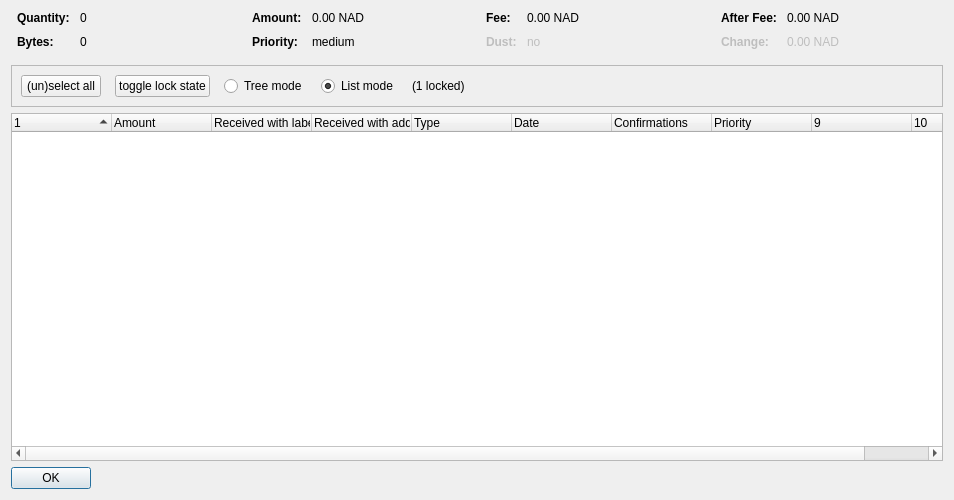
<?xml version="1.0" encoding="UTF-8"?>
<ui version="4.0">
 <class>CoinControlDialog</class>
 <widget class="QDialog" name="CoinControlDialog">
  <property name="geometry">
   <rect>
    <x>0</x>
    <y>0</y>
    <width>954</width>
    <height>500</height>
   </rect>
  </property>
  <property name="windowTitle">
   <string>Coin Selection</string>
  </property>
  <layout class="QVBoxLayout" name="verticalLayout">
   <item>
    <layout class="QHBoxLayout" name="horizontalLayoutTop" stretch="0,0,0,0">
     <property name="topMargin">
      <number>0</number>
     </property>
     <property name="bottomMargin">
      <number>10</number>
     </property>
     <item>
      <layout class="QFormLayout" name="formLayoutCoinControl1">
       <property name="horizontalSpacing">
        <number>10</number>
       </property>
       <property name="verticalSpacing">
        <number>10</number>
       </property>
       <property name="leftMargin">
        <number>6</number>
       </property>
       <property name="rightMargin">
        <number>6</number>
       </property>
       <item row="0" column="0">
        <widget class="QLabel" name="labelCoinControlQuantityText">
         <property name="font">
          <font>
           <weight>75</weight>
           <bold>true</bold>
          </font>
         </property>
         <property name="text">
          <string>Quantity:</string>
         </property>
        </widget>
       </item>
       <item row="0" column="1">
        <widget class="QLabel" name="labelCoinControlQuantity">
         <property name="cursor">
          <cursorShape>IBeamCursor</cursorShape>
         </property>
         <property name="contextMenuPolicy">
          <enum>Qt::ActionsContextMenu</enum>
         </property>
         <property name="text">
          <string notr="true">0</string>
         </property>
         <property name="textInteractionFlags">
          <set>Qt::LinksAccessibleByMouse|Qt::TextSelectableByKeyboard|Qt::TextSelectableByMouse</set>
         </property>
        </widget>
       </item>
       <item row="1" column="0">
        <widget class="QLabel" name="labelCoinControlBytesText">
         <property name="font">
          <font>
           <weight>75</weight>
           <bold>true</bold>
          </font>
         </property>
         <property name="text">
          <string>Bytes:</string>
         </property>
        </widget>
       </item>
       <item row="1" column="1">
        <widget class="QLabel" name="labelCoinControlBytes">
         <property name="cursor">
          <cursorShape>IBeamCursor</cursorShape>
         </property>
         <property name="contextMenuPolicy">
          <enum>Qt::ActionsContextMenu</enum>
         </property>
         <property name="text">
          <string notr="true">0</string>
         </property>
         <property name="textInteractionFlags">
          <set>Qt::LinksAccessibleByMouse|Qt::TextSelectableByKeyboard|Qt::TextSelectableByMouse</set>
         </property>
        </widget>
       </item>
      </layout>
     </item>
     <item>
      <layout class="QFormLayout" name="formLayoutCoinControl2">
       <property name="horizontalSpacing">
        <number>10</number>
       </property>
       <property name="verticalSpacing">
        <number>10</number>
       </property>
       <property name="leftMargin">
        <number>6</number>
       </property>
       <property name="rightMargin">
        <number>6</number>
       </property>
       <item row="0" column="0">
        <widget class="QLabel" name="labelCoinControlAmountText">
         <property name="font">
          <font>
           <weight>75</weight>
           <bold>true</bold>
          </font>
         </property>
         <property name="text">
          <string>Amount:</string>
         </property>
        </widget>
       </item>
       <item row="0" column="1">
        <widget class="QLabel" name="labelCoinControlAmount">
         <property name="cursor">
          <cursorShape>IBeamCursor</cursorShape>
         </property>
         <property name="contextMenuPolicy">
          <enum>Qt::ActionsContextMenu</enum>
         </property>
         <property name="text">
          <string notr="true">0.00 NAD</string>
         </property>
         <property name="textInteractionFlags">
          <set>Qt::LinksAccessibleByMouse|Qt::TextSelectableByKeyboard|Qt::TextSelectableByMouse</set>
         </property>
        </widget>
       </item>
       <item row="1" column="0">
        <widget class="QLabel" name="labelCoinControlPriorityText">
         <property name="font">
          <font>
           <weight>75</weight>
           <bold>true</bold>
          </font>
         </property>
         <property name="text">
          <string>Priority:</string>
         </property>
        </widget>
       </item>
       <item row="1" column="1">
        <widget class="QLabel" name="labelCoinControlPriority">
         <property name="cursor">
          <cursorShape>IBeamCursor</cursorShape>
         </property>
         <property name="contextMenuPolicy">
          <enum>Qt::ActionsContextMenu</enum>
         </property>
         <property name="text">
          <string>medium</string>
         </property>
         <property name="textInteractionFlags">
          <set>Qt::LinksAccessibleByMouse|Qt::TextSelectableByKeyboard|Qt::TextSelectableByMouse</set>
         </property>
        </widget>
       </item>
      </layout>
     </item>
     <item>
      <layout class="QFormLayout" name="formLayoutCoinControl3">
       <property name="horizontalSpacing">
        <number>10</number>
       </property>
       <property name="verticalSpacing">
        <number>10</number>
       </property>
       <property name="leftMargin">
        <number>6</number>
       </property>
       <property name="rightMargin">
        <number>6</number>
       </property>
       <item row="0" column="0">
        <widget class="QLabel" name="labelCoinControlFeeText">
         <property name="font">
          <font>
           <weight>75</weight>
           <bold>true</bold>
          </font>
         </property>
         <property name="text">
          <string>Fee:</string>
         </property>
        </widget>
       </item>
       <item row="0" column="1">
        <widget class="QLabel" name="labelCoinControlFee">
         <property name="cursor">
          <cursorShape>IBeamCursor</cursorShape>
         </property>
         <property name="contextMenuPolicy">
          <enum>Qt::ActionsContextMenu</enum>
         </property>
         <property name="text">
          <string notr="true">0.00 NAD</string>
         </property>
         <property name="textInteractionFlags">
          <set>Qt::LinksAccessibleByMouse|Qt::TextSelectableByKeyboard|Qt::TextSelectableByMouse</set>
         </property>
        </widget>
       </item>
       <item row="1" column="0">
        <widget class="QLabel" name="labelCoinControlLowOutputText">
         <property name="enabled">
          <bool>false</bool>
         </property>
         <property name="font">
          <font>
           <weight>75</weight>
           <bold>true</bold>
          </font>
         </property>
         <property name="text">
          <string>Dust:</string>
         </property>
        </widget>
       </item>
       <item row="1" column="1">
        <widget class="QLabel" name="labelCoinControlLowOutput">
         <property name="enabled">
          <bool>false</bool>
         </property>
         <property name="cursor">
          <cursorShape>IBeamCursor</cursorShape>
         </property>
         <property name="contextMenuPolicy">
          <enum>Qt::ActionsContextMenu</enum>
         </property>
         <property name="text">
          <string>no</string>
         </property>
         <property name="textInteractionFlags">
          <set>Qt::LinksAccessibleByMouse|Qt::TextSelectableByKeyboard|Qt::TextSelectableByMouse</set>
         </property>
        </widget>
       </item>
      </layout>
     </item>
     <item>
      <layout class="QFormLayout" name="formLayoutCoinControl4">
       <property name="horizontalSpacing">
        <number>10</number>
       </property>
       <property name="verticalSpacing">
        <number>10</number>
       </property>
       <property name="leftMargin">
        <number>6</number>
       </property>
       <property name="rightMargin">
        <number>6</number>
       </property>
       <item row="0" column="0">
        <widget class="QLabel" name="labelCoinControlAfterFeeText">
         <property name="font">
          <font>
           <weight>75</weight>
           <bold>true</bold>
          </font>
         </property>
         <property name="text">
          <string>After Fee:</string>
         </property>
        </widget>
       </item>
       <item row="0" column="1">
        <widget class="QLabel" name="labelCoinControlAfterFee">
         <property name="cursor">
          <cursorShape>IBeamCursor</cursorShape>
         </property>
         <property name="contextMenuPolicy">
          <enum>Qt::ActionsContextMenu</enum>
         </property>
         <property name="text">
          <string notr="true">0.00 NAD</string>
         </property>
         <property name="textInteractionFlags">
          <set>Qt::LinksAccessibleByMouse|Qt::TextSelectableByKeyboard|Qt::TextSelectableByMouse</set>
         </property>
        </widget>
       </item>
       <item row="1" column="0">
        <widget class="QLabel" name="labelCoinControlChangeText">
         <property name="enabled">
          <bool>false</bool>
         </property>
         <property name="font">
          <font>
           <weight>75</weight>
           <bold>true</bold>
          </font>
         </property>
         <property name="text">
          <string>Change:</string>
         </property>
        </widget>
       </item>
       <item row="1" column="1">
        <widget class="QLabel" name="labelCoinControlChange">
         <property name="enabled">
          <bool>false</bool>
         </property>
         <property name="cursor">
          <cursorShape>IBeamCursor</cursorShape>
         </property>
         <property name="contextMenuPolicy">
          <enum>Qt::ActionsContextMenu</enum>
         </property>
         <property name="text">
          <string notr="true">0.00 NAD</string>
         </property>
         <property name="textInteractionFlags">
          <set>Qt::LinksAccessibleByMouse|Qt::TextSelectableByKeyboard|Qt::TextSelectableByMouse</set>
         </property>
        </widget>
       </item>
      </layout>
     </item>
    </layout>
   </item>
   <item>
    <widget class="QFrame" name="frame">
     <property name="minimumSize">
      <size>
       <width>0</width>
       <height>40</height>
      </size>
     </property>
     <property name="frameShape">
      <enum>QFrame::StyledPanel</enum>
     </property>
     <property name="frameShadow">
      <enum>QFrame::Sunken</enum>
     </property>
     <layout class="QHBoxLayout" name="horizontalLayout">
      <item>
       <layout class="QHBoxLayout" name="horizontalLayoutPanel" stretch="0,0,0,0,0,0">
        <property name="spacing">
         <number>14</number>
        </property>
        <item>
         <widget class="QPushButton" name="pushButtonSelectAll">
          <property name="sizePolicy">
           <sizepolicy hsizetype="Maximum" vsizetype="Fixed">
            <horstretch>0</horstretch>
            <verstretch>0</verstretch>
           </sizepolicy>
          </property>
          <property name="text">
           <string>(un)select all</string>
          </property>
          <property name="autoDefault">
           <bool>false</bool>
          </property>
         </widget>
        </item>
        <item>
         <widget class="QPushButton" name="pushButtonToggleLock">
          <property name="sizePolicy">
           <sizepolicy hsizetype="Maximum" vsizetype="Fixed">
            <horstretch>0</horstretch>
            <verstretch>0</verstretch>
           </sizepolicy>
          </property>
          <property name="text">
           <string>toggle lock state</string>
          </property>
          <property name="autoDefault">
           <bool>false</bool>
          </property>
         </widget>
        </item>
        <item>
         <widget class="QRadioButton" name="radioTreeMode">
          <property name="sizePolicy">
           <sizepolicy hsizetype="Maximum" vsizetype="Fixed">
            <horstretch>0</horstretch>
            <verstretch>0</verstretch>
           </sizepolicy>
          </property>
          <property name="text">
           <string>Tree mode</string>
          </property>
         </widget>
        </item>
        <item>
         <widget class="QRadioButton" name="radioListMode">
          <property name="sizePolicy">
           <sizepolicy hsizetype="Maximum" vsizetype="Fixed">
            <horstretch>0</horstretch>
            <verstretch>0</verstretch>
           </sizepolicy>
          </property>
          <property name="text">
           <string>List mode</string>
          </property>
          <property name="checked">
           <bool>true</bool>
          </property>
         </widget>
        </item>
        <item>
         <widget class="QLabel" name="labelLocked">
          <property name="text">
           <string>(1 locked)</string>
          </property>
         </widget>
        </item>
        <item>
         <spacer name="horizontalSpacer">
          <property name="orientation">
           <enum>Qt::Horizontal</enum>
          </property>
          <property name="sizeHint" stdset="0">
           <size>
            <width>40</width>
            <height>20</height>
           </size>
          </property>
         </spacer>
        </item>
       </layout>
      </item>
     </layout>
    </widget>
   </item>
   <item>
    <widget class="CoinControlTreeWidget" name="treeWidget">
     <property name="contextMenuPolicy">
      <enum>Qt::CustomContextMenu</enum>
     </property>
     <property name="sortingEnabled">
      <bool>false</bool>
     </property>
     <property name="columnCount">
      <number>10</number>
     </property>
     <attribute name="headerShowSortIndicator" stdset="0">
      <bool>true</bool>
     </attribute>
     <attribute name="headerStretchLastSection">
      <bool>false</bool>
     </attribute>
     <column>
      <property name="text">
       <string/>
      </property>
     </column>
     <column>
      <property name="text">
       <string>Amount</string>
      </property>
     </column>
     <column>
      <property name="text">
       <string>Received with label</string>
      </property>
     </column>
     <column>
      <property name="text">
       <string>Received with address</string>
      </property>
     </column>
     <column>
      <property name="text">
       <string>Type</string>
      </property>
     </column>
     <column>
      <property name="text">
       <string>Date</string>
      </property>
     </column>
     <column>
      <property name="text">
       <string>Confirmations</string>
      </property>
      <property name="toolTip">
       <string>Confirmed</string>
      </property>
     </column>
     <column>
      <property name="text">
       <string>Priority</string>
      </property>
     </column>
     <column>
      <property name="text">
       <string/>
      </property>
     </column>
     <column>
      <property name="text">
       <string/>
      </property>
     </column>
    </widget>
   </item>
   <item>
    <widget class="QDialogButtonBox" name="buttonBox">
     <property name="sizePolicy">
      <sizepolicy hsizetype="Maximum" vsizetype="Fixed">
       <horstretch>0</horstretch>
       <verstretch>0</verstretch>
      </sizepolicy>
     </property>
     <property name="orientation">
      <enum>Qt::Horizontal</enum>
     </property>
     <property name="standardButtons">
      <set>QDialogButtonBox::Ok</set>
     </property>
    </widget>
   </item>
  </layout>
 </widget>
 <customwidgets>
  <customwidget>
   <class>CoinControlTreeWidget</class>
   <extends>QTreeWidget</extends>
   <header>coincontroltreewidget.h</header>
  </customwidget>
 </customwidgets>
 <resources/>
 <connections/>
</ui>
